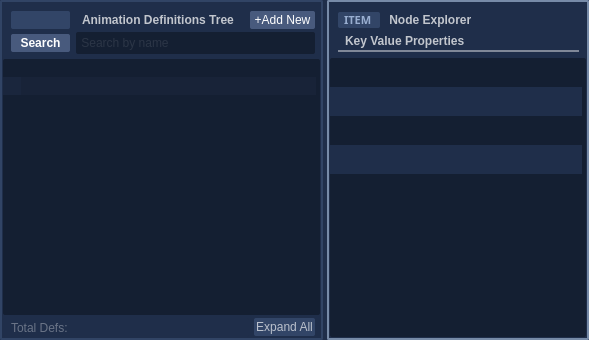
     <widget class="QFrame" name="frame">
      <property name="styleSheet">
       <string notr="true">border: 0px solid white;
border-radius: 2px;
border-color: rgb(49, 68, 101);
background-color: rgb(31, 46, 74);</string>
      </property>
      <property name="frameShape">
       <enum>QFrame::StyledPanel</enum>
      </property>
      <property name="frameShadow">
       <enum>QFrame::Raised</enum>
      </property>
      <layout class="QGridLayout" name="gridLayout_2">
       <property name="leftMargin">
        <number>0</number>
       </property>
       <property name="topMargin">
        <number>0</number>
       </property>
       <property name="rightMargin">
        <number>0</number>
       </property>
       <property name="bottomMargin">
        <number>0</number>
       </property>
       <property name="horizontalSpacing">
        <number>0</number>
       </property>
       <property name="verticalSpacing">
        <number>2</number>
       </property>
       <item row="1" column="1">
        <spacer name="horizontalSpacer_2">
         <property name="orientation">
          <enum>Qt::Horizontal</enum>
         </property>
         <property name="sizeType">
          <enum>QSizePolicy::Maximum</enum>
         </property>
         <property name="sizeHint" stdset="0">
          <size>
           <width>4</width>
           <height>0</height>
          </size>
         </property>
        </spacer>
       </item>
       <item row="0" column="1">
        <spacer name="TableSpacer">
         <property name="orientation">
          <enum>Qt::Horizontal</enum>
         </property>
         <property name="sizeType">
          <enum>QSizePolicy::Preferred</enum>
         </property>
         <property name="sizeHint" stdset="0">
          <size>
           <width>0</width>
           <height>20</height>
          </size>
         </property>
        </spacer>
       </item>
       <item row="0" column="2">
        <widget class="QFrame" name="right_boxFrame">
         <property name="sizePolicy">
          <sizepolicy hsizetype="MinimumExpanding" vsizetype="Preferred">
           <horstretch>0</horstretch>
           <verstretch>0</verstretch>
          </sizepolicy>
         </property>
         <property name="minimumSize">
          <size>
           <width>0</width>
           <height>340</height>
          </size>
         </property>
         <property name="styleSheet">
          <string notr="true">QFrame{
	border: 2px solid white;
	color: rgb(153, 174, 208);
	border-radius: 2px;
	border-color: rgb(119, 139, 168);
}
QLabel{
	background-color: rgb(255, 213, 0);
	border: 0px;
}</string>
         </property>
         <property name="frameShape">
          <enum>QFrame::StyledPanel</enum>
         </property>
         <property name="frameShadow">
          <enum>QFrame::Raised</enum>
         </property>
         <layout class="QGridLayout" name="gridLayout_4">
          <property name="leftMargin">
           <number>1</number>
          </property>
          <property name="topMargin">
           <number>0</number>
          </property>
          <property name="rightMargin">
           <number>1</number>
          </property>
          <property name="bottomMargin">
           <number>1</number>
          </property>
          <property name="horizontalSpacing">
           <number>5</number>
          </property>
          <property name="verticalSpacing">
           <number>3</number>
          </property>
          <item row="2" column="0" colspan="2">
           <widget class="QTableWidget" name="TableWidget_Defs">
            <property name="font">
             <font>
              <family>Lucida Sans Unicode</family>
              <pointsize>8</pointsize>
              <bold>false</bold>
             </font>
            </property>
            <property name="styleSheet">
             <string notr="true">
QTableWidget {
	color: rgb(202, 43, 240);
	border: 0px solid white;
	alternate-background-color: rgb(31, 46, 74);
	background-color: rgb(20, 31, 50);
	border-radius: 2px;
	border-color: rgb(119, 139, 168);
}

QTableView:item {
	background-color: rgba(255, 255, 255, 0);
	padding-left: 10px;
}</string>
            </property>
            <property name="editTriggers">
             <set>QAbstractItemView::DoubleClicked|QAbstractItemView::EditKeyPressed</set>
            </property>
            <property name="alternatingRowColors">
             <bool>true</bool>
            </property>
            <property name="textElideMode">
             <enum>Qt::ElideRight</enum>
            </property>
            <property name="showGrid">
             <bool>false</bool>
            </property>
            <property name="gridStyle">
             <enum>Qt::SolidLine</enum>
            </property>
            <property name="sortingEnabled">
             <bool>false</bool>
            </property>
            <property name="rowCount">
             <number>5</number>
            </property>
            <property name="columnCount">
             <number>2</number>
            </property>
            <attribute name="horizontalHeaderVisible">
             <bool>false</bool>
            </attribute>
            <attribute name="horizontalHeaderCascadingSectionResizes">
             <bool>false</bool>
            </attribute>
            <attribute name="horizontalHeaderMinimumSectionSize">
             <number>35</number>
            </attribute>
            <attribute name="horizontalHeaderDefaultSectionSize">
             <number>120</number>
            </attribute>
            <attribute name="horizontalHeaderHighlightSections">
             <bool>true</bool>
            </attribute>
            <attribute name="horizontalHeaderStretchLastSection">
             <bool>true</bool>
            </attribute>
            <attribute name="verticalHeaderVisible">
             <bool>false</bool>
            </attribute>
            <attribute name="verticalHeaderCascadingSectionResizes">
             <bool>false</bool>
            </attribute>
            <attribute name="verticalHeaderMinimumSectionSize">
             <number>19</number>
            </attribute>
            <attribute name="verticalHeaderDefaultSectionSize">
             <number>29</number>
            </attribute>
            <attribute name="verticalHeaderShowSortIndicator" stdset="0">
             <bool>false</bool>
            </attribute>
            <attribute name="verticalHeaderStretchLastSection">
             <bool>false</bool>
            </attribute>
            <row/>
            <row/>
            <row/>
            <row/>
            <row/>
            <column/>
            <column/>
            <item row="0" column="0">
             <property name="text">
              <string/>
             </property>
            </item>
           </widget>
          </item>
          <item row="0" column="0" colspan="2">
           <widget class="QFrame" name="frame_4">
            <property name="minimumSize">
             <size>
              <width>0</width>
              <height>25</height>
             </size>
            </property>
            <property name="styleSheet">
             <string notr="true">QFrame{
	border: 0px solid white;
	color: rgb(153, 174, 208);
	border-radius: 2px;
	border-color: rgb(49, 68, 101);
}
</string>
            </property>
            <property name="frameShape">
             <enum>QFrame::StyledPanel</enum>
            </property>
            <property name="frameShadow">
             <enum>QFrame::Raised</enum>
            </property>
            <layout class="QGridLayout" name="gridLayout_5">
             <property name="leftMargin">
              <number>8</number>
             </property>
             <property name="topMargin">
              <number>10</number>
             </property>
             <property name="rightMargin">
              <number>7</number>
             </property>
             <property name="bottomMargin">
              <number>3</number>
             </property>
             <property name="horizontalSpacing">
              <number>5</number>
             </property>
             <property name="verticalSpacing">
              <number>3</number>
             </property>
             <item row="0" column="0">
              <widget class="QLabel" name="nodeTypeLabel">
               <property name="minimumSize">
                <size>
                 <width>5</width>
                 <height>0</height>
                </size>
               </property>
               <property name="maximumSize">
                <size>
                 <width>42</width>
                 <height>16777215</height>
                </size>
               </property>
               <property name="font">
                <font>
                 <family>Segoe UI Black</family>
                 <pointsize>8</pointsize>
                 <bold>true</bold>
                </font>
               </property>
               <property name="styleSheet">
                <string notr="true">QLabel{
	background-color:rgb(50, 69, 103);
	border: 0px;
	border-radius: 2px;
}</string>
               </property>
               <property name="text">
                <string>ITEM</string>
               </property>
               <property name="margin">
                <number>1</number>
               </property>
               <property name="indent">
                <number>6</number>
               </property>
              </widget>
             </item>
             <item row="1" column="0" colspan="2">
              <widget class="QLabel" name="label_3">
               <property name="minimumSize">
                <size>
                 <width>0</width>
                 <height>21</height>
                </size>
               </property>
               <property name="font">
                <font>
                 <family>Microsoft JhengHei UI</family>
                 <bold>true</bold>
                </font>
               </property>
               <property name="autoFillBackground">
                <bool>false</bool>
               </property>
               <property name="styleSheet">
                <string notr="true">QLabel{
	border: 0px solid white;
	border-radius: 0px;
	color: rgba(255, 255, 255,185);
	background-color: rgb(31, 46, 74);
	border-bottom: 2px solid white;
	border-bottom-color: rgba(255, 255, 255,110);
}</string>
               </property>
               <property name="frameShadow">
                <enum>QFrame::Plain</enum>
               </property>
               <property name="midLineWidth">
                <number>0</number>
               </property>
               <property name="text">
                <string>Key Value Properties</string>
               </property>
               <property name="scaledContents">
                <bool>false</bool>
               </property>
               <property name="alignment">
                <set>Qt::AlignLeading|Qt::AlignLeft|Qt::AlignVCenter</set>
               </property>
               <property name="indent">
                <number>7</number>
               </property>
              </widget>
             </item>
             <item row="0" column="1">
              <widget class="QLabel" name="label_5">
               <property name="minimumSize">
                <size>
                 <width>0</width>
                 <height>16</height>
                </size>
               </property>
               <property name="font">
                <font>
                 <family>Segoe UI</family>
                 <bold>true</bold>
                </font>
               </property>
               <property name="styleSheet">
                <string notr="true">QLabel{
	border: 0px solid white;
	color: rgba(255, 255, 255,185);
	background-color: rgb(31, 46, 74);
}</string>
               </property>
               <property name="text">
                <string> Node Explorer</string>
               </property>
               <property name="margin">
                <number>1</number>
               </property>
               <property name="indent">
                <number>1</number>
               </property>
              </widget>
             </item>
            </layout>
           </widget>
          </item>
         </layout>
        </widget>
       </item>
       <item row="0" column="0">
        <widget class="QFrame" name="left_boxFrame">
         <property name="sizePolicy">
          <sizepolicy hsizetype="MinimumExpanding" vsizetype="Preferred">
           <horstretch>0</horstretch>
           <verstretch>0</verstretch>
          </sizepolicy>
         </property>
         <property name="minimumSize">
          <size>
           <width>0</width>
           <height>340</height>
          </size>
         </property>
         <property name="maximumSize">
          <size>
           <width>16777215</width>
           <height>16777215</height>
          </size>
         </property>
         <property name="styleSheet">
          <string notr="true">QFrame{
	border: 2px solid white;
	color: rgb(153, 174, 208);
	border-radius: 2px;
	border-color: rgb(49, 68, 101);
}

QLabel{
	background-color: rgb(255, 213, 0);
	border: 0px;
}
</string>
         </property>
         <property name="frameShape">
          <enum>QFrame::StyledPanel</enum>
         </property>
         <property name="frameShadow">
          <enum>QFrame::Raised</enum>
         </property>
         <layout class="QGridLayout" name="gridLayout_3">
          <property name="leftMargin">
           <number>1</number>
          </property>
          <property name="topMargin">
           <number>0</number>
          </property>
          <property name="rightMargin">
           <number>1</number>
          </property>
          <property name="bottomMargin">
           <number>1</number>
          </property>
          <property name="horizontalSpacing">
           <number>5</number>
          </property>
          <property name="verticalSpacing">
           <number>3</number>
          </property>
          <item row="1" column="0" rowspan="3" colspan="4">
           <widget class="QTreeWidget" name="TreeWidget_Defs">
            <property name="focusPolicy">
             <enum>Qt::NoFocus</enum>
            </property>
            <property name="styleSheet">
             <string notr="true">QTreeView{
	color: rgba(255, 255, 255, 0);
	border: 0px solid white;
	background-color: rgb(20, 31, 50);
	border-radius: 2px;
	border-color: rgb(49, 68, 101);
	alternate-background-color: rgba(31, 46, 74,70);
}

QTreeView:item{
	color: rgba(255, 255, 255, 0);
	padding: 2px;
}

QTreeView:item:hover{
	color: rgba(255, 255, 255, 0);
	alternate-background-color: rgb(255, 255, 127);
	background-color: rgb(57, 85, 136);
}

QTreeView:item:selected{
	color: rgba(255, 255, 255, 0);
	alternate-background-color: rgb(255, 255, 127);
	background-color: rgb(87, 105, 166);
}

QTreeView:item:pressed{
	color: rgba(255, 255, 255, 0);
	background-color:rgba(255, 255, 255,255);
	alternate-background-color: rgba(255, 255, 255,255);
}

QTreeView:branch {
    background-color: rgba(255, 255, 255, 0);
}

QTreeView::branch:has-siblings:!adjoins-item {
    border-image: url(://graphics/vline.png) ;
}

QTreeView::branch:has-siblings:adjoins-item {
    border-image: url(://graphics/branch-more.png) ;
}

QTreeView::branch:!has-children:!has-siblings:adjoins-item {
    border-image: url(://graphics/branch-end.png) ;
}

QTreeView::branch:has-children:!has-siblings:closed,
QTreeView::branch:closed:has-children:has-siblings {
        border-image: none;
        image: url(://graphics/branch-closed.png);
}

QTreeView::branch:open:has-children:!has-siblings,
QTreeView::branch:open:has-children:has-siblings  {
        border-image: none;
        image: url(://graphics/branch-open.png);
}

</string>
            </property>
            <property name="verticalScrollBarPolicy">
             <enum>Qt::ScrollBarAsNeeded</enum>
            </property>
            <property name="horizontalScrollBarPolicy">
             <enum>Qt::ScrollBarAsNeeded</enum>
            </property>
            <property name="sizeAdjustPolicy">
             <enum>QAbstractScrollArea::AdjustIgnored</enum>
            </property>
            <property name="tabKeyNavigation">
             <bool>false</bool>
            </property>
            <property name="showDropIndicator" stdset="0">
             <bool>true</bool>
            </property>
            <property name="alternatingRowColors">
             <bool>true</bool>
            </property>
            <property name="iconSize">
             <size>
              <width>0</width>
              <height>0</height>
             </size>
            </property>
            <property name="textElideMode">
             <enum>Qt::ElideRight</enum>
            </property>
            <property name="indentation">
             <number>18</number>
            </property>
            <property name="rootIsDecorated">
             <bool>true</bool>
            </property>
            <property name="uniformRowHeights">
             <bool>false</bool>
            </property>
            <property name="animated">
             <bool>true</bool>
            </property>
            <property name="allColumnsShowFocus">
             <bool>false</bool>
            </property>
            <property name="wordWrap">
             <bool>false</bool>
            </property>
            <property name="headerHidden">
             <bool>true</bool>
            </property>
            <attribute name="headerVisible">
             <bool>false</bool>
            </attribute>
            <attribute name="headerCascadingSectionResizes">
             <bool>false</bool>
            </attribute>
            <attribute name="headerMinimumSectionSize">
             <number>150</number>
            </attribute>
            <attribute name="headerDefaultSectionSize">
             <number>150</number>
            </attribute>
            <attribute name="headerHighlightSections">
             <bool>false</bool>
            </attribute>
            <attribute name="headerShowSortIndicator" stdset="0">
             <bool>false</bool>
            </attribute>
            <column>
             <property name="text">
              <string notr="true">1</string>
             </property>
            </column>
            <item>
             <property name="text">
              <string>New Item</string>
             </property>
            </item>
            <item>
             <property name="text">
              <string>New Item</string>
             </property>
            </item>
            <item>
             <property name="text">
              <string>New Item</string>
             </property>
            </item>
           </widget>
          </item>
          <item row="4" column="1" colspan="2">
           <widget class="QFrame" name="frame_3">
            <property name="maximumSize">
             <size>
              <width>16777215</width>
              <height>18</height>
             </size>
            </property>
            <property name="styleSheet">
             <string notr="true">QFrame{
	border: 0px solid white;
	color: rgb(153, 174, 208);
	border-radius: 2px;
	border-color: rgb(49, 68, 101);
}
</string>
            </property>
            <property name="frameShape">
             <enum>QFrame::StyledPanel</enum>
            </property>
            <property name="frameShadow">
             <enum>QFrame::Raised</enum>
            </property>
            <layout class="QHBoxLayout" name="horizontalLayout_2">
             <property name="spacing">
              <number>0</number>
             </property>
             <property name="leftMargin">
              <number>0</number>
             </property>
             <property name="topMargin">
              <number>0</number>
             </property>
             <property name="rightMargin">
              <number>0</number>
             </property>
             <property name="bottomMargin">
              <number>0</number>
             </property>
             <item>
              <widget class="QPushButton" name="expandcollapseButton">
               <property name="font">
                <font>
                 <family>Segoe UI</family>
                </font>
               </property>
               <property name="styleSheet">
                <string notr="true">QPushButton{
	color: rgba(255, 255, 255,170);
	background-color: rgba(31, 46, 74,180);
	background-color:rgb(50, 69, 103);
	border: 3px rgba(31, 46, 74,180);
	border-radius: 2px;
	padding: 2px;
}</string>
               </property>
               <property name="text">
                <string>Expand All</string>
               </property>
               <property name="checkable">
                <bool>true</bool>
               </property>
              </widget>
             </item>
            </layout>
           </widget>
          </item>
          <item row="0" column="0" colspan="4">
           <widget class="QFrame" name="frame_2">
            <property name="sizePolicy">
             <sizepolicy hsizetype="Preferred" vsizetype="Maximum">
              <horstretch>0</horstretch>
              <verstretch>0</verstretch>
             </sizepolicy>
            </property>
            <property name="minimumSize">
             <size>
              <width>0</width>
              <height>54</height>
             </size>
            </property>
            <property name="maximumSize">
             <size>
              <width>16777215</width>
              <height>54</height>
             </size>
            </property>
            <property name="styleSheet">
             <string notr="true">QFrame{
	border: 0px solid white;
	color: rgb(153, 174, 208);
	border-radius: 2px;
	border-color: rgb(49, 68, 101);
}
</string>
            </property>
            <property name="frameShape">
             <enum>QFrame::StyledPanel</enum>
            </property>
            <property name="frameShadow">
             <enum>QFrame::Raised</enum>
            </property>
            <layout class="QGridLayout" name="gridLayout_7">
             <property name="sizeConstraint">
              <enum>QLayout::SetDefaultConstraint</enum>
             </property>
             <property name="leftMargin">
              <number>8</number>
             </property>
             <property name="topMargin">
              <number>9</number>
             </property>
             <property name="rightMargin">
              <number>5</number>
             </property>
             <property name="bottomMargin">
              <number>0</number>
             </property>
             <property name="horizontalSpacing">
              <number>6</number>
             </property>
             <property name="verticalSpacing">
              <number>3</number>
             </property>
             <item row="1" column="0">
              <widget class="QPushButton" name="SearchButton">
               <property name="minimumSize">
                <size>
                 <width>59</width>
                 <height>18</height>
                </size>
               </property>
               <property name="font">
                <font>
                 <family>Segoe UI</family>
                 <bold>true</bold>
                </font>
               </property>
               <property name="styleSheet">
                <string notr="true">QPushButton{
	color: rgb(255, 255, 255);
	background-color:rgb(72, 90, 125);
	border: 0px;
	border-radius: 2px;
}
QPushButton:hover{
	background-color:rgb(80, 99, 133);
}
QPushButton:pressed{
	background-color:rgb(100, 120, 140);
}</string>
               </property>
               <property name="text">
                <string>Search</string>
               </property>
              </widget>
             </item>
             <item row="1" column="1" colspan="3">
              <widget class="QLineEdit" name="SearchLine">
               <property name="minimumSize">
                <size>
                 <width>0</width>
                 <height>22</height>
                </size>
               </property>
               <property name="styleSheet">
                <string notr="true">QLineEdit{
	color: rgba(255, 255, 255,50);
	border: 0px solid white;
	background-color: rgb(20, 31, 50);
	border-radius: 2px;
	border-color: rgb(49, 68, 101);
}</string>
               </property>
               <property name="text">
                <string/>
               </property>
               <property name="placeholderText">
                <string> Search by name</string>
               </property>
              </widget>
             </item>
             <item row="0" column="0" colspan="2">
              <widget class="QLabel" name="TreeLeftImage">
               <property name="sizePolicy">
                <sizepolicy hsizetype="Maximum" vsizetype="Maximum">
                 <horstretch>0</horstretch>
                 <verstretch>0</verstretch>
                </sizepolicy>
               </property>
               <property name="minimumSize">
                <size>
                 <width>59</width>
                 <height>18</height>
                </size>
               </property>
               <property name="maximumSize">
                <size>
                 <width>5</width>
                 <height>18</height>
                </size>
               </property>
               <property name="styleSheet">
                <string notr="true">QLabel{
	background-color:rgb(50, 69, 103);
	border: 0px;
	border-radius: 2px;
}</string>
               </property>
               <property name="text">
                <string/>
               </property>
               <property name="pixmap">
                <pixmap resource="Resources.qrc">:/graphics/node-icon.png</pixmap>
               </property>
               <property name="scaledContents">
                <bool>true</bool>
               </property>
              </widget>
             </item>
             <item row="0" column="2">
              <widget class="QLabel" name="TreeDesc">
               <property name="sizePolicy">
                <sizepolicy hsizetype="MinimumExpanding" vsizetype="Minimum">
                 <horstretch>0</horstretch>
                 <verstretch>0</verstretch>
                </sizepolicy>
               </property>
               <property name="font">
                <font>
                 <family>Segoe UI</family>
                 <bold>true</bold>
                </font>
               </property>
               <property name="styleSheet">
                <string notr="true">QLabel{
	border: 0px solid white;
	color: rgba(255, 255, 255,185);
	background-color: rgb(31, 46, 74);
}</string>
               </property>
               <property name="text">
                <string>Animation Definitions Tree</string>
               </property>
              </widget>
             </item>
             <item row="0" column="3">
              <widget class="QPushButton" name="pushButton">
               <property name="minimumSize">
                <size>
                 <width>65</width>
                 <height>18</height>
                </size>
               </property>
               <property name="font">
                <font>
                 <family>Segoe UI</family>
                </font>
               </property>
               <property name="styleSheet">
                <string notr="true">QPushButton{
	color: rgb(255, 255, 255);
	background-color:rgb(72, 90, 125);
	border: 0px;
	border-radius: 2px;
}
QPushButton:hover{
	background-color:rgb(80, 99, 133);
}
QPushButton:pressed{
	background-color:rgb(100, 120, 140);
}</string>
               </property>
               <property name="text">
                <string>+Add New</string>
               </property>
              </widget>
             </item>
            </layout>
           </widget>
          </item>
          <item row="4" column="0">
           <widget class="QLineEdit" name="TreeStats">
            <property name="minimumSize">
             <size>
              <width>0</width>
              <height>19</height>
             </size>
            </property>
            <property name="font">
             <font>
              <family>Segoe UI</family>
             </font>
            </property>
            <property name="styleSheet">
             <string notr="true">QLineEdit{
	padding-left: 6px;
	border: 0px solid white;
	color: rgba(255, 255, 255,170);
	background-color: rgba(31, 46, 74,180);
}</string>
            </property>
            <property name="text">
             <string/>
            </property>
            <property name="maxLength">
             <number>32763</number>
            </property>
            <property name="frame">
             <bool>true</bool>
            </property>
            <property name="readOnly">
             <bool>true</bool>
            </property>
            <property name="placeholderText">
             <string>Total Defs:</string>
            </property>
           </widget>
          </item>
         </layout>
        </widget>
       </item>
      </layout>
     </widget>
